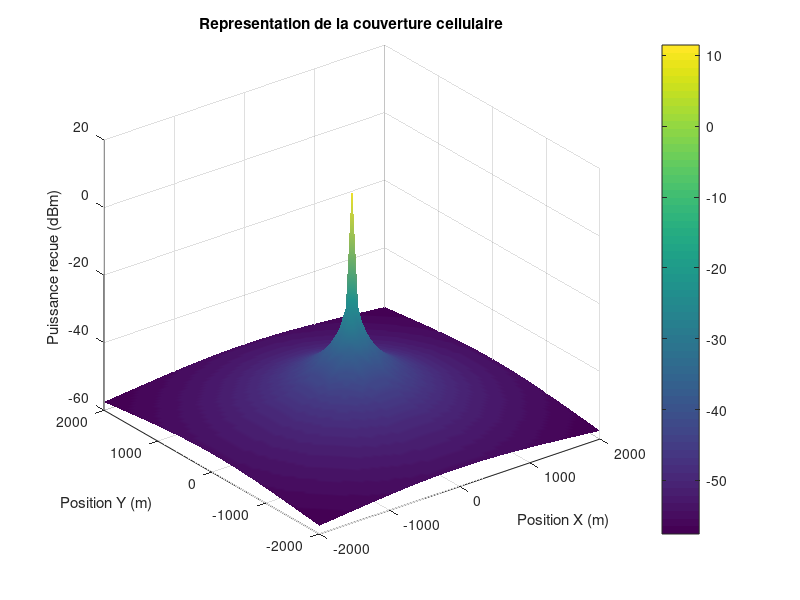
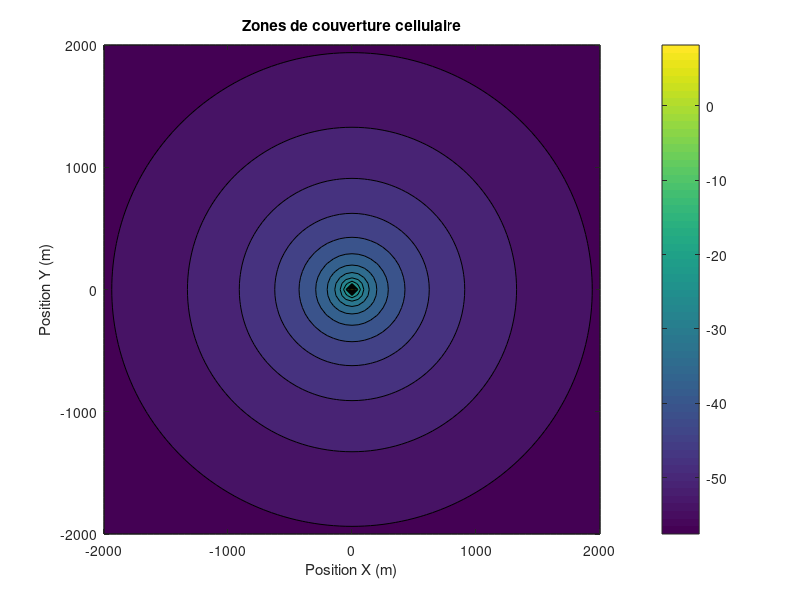
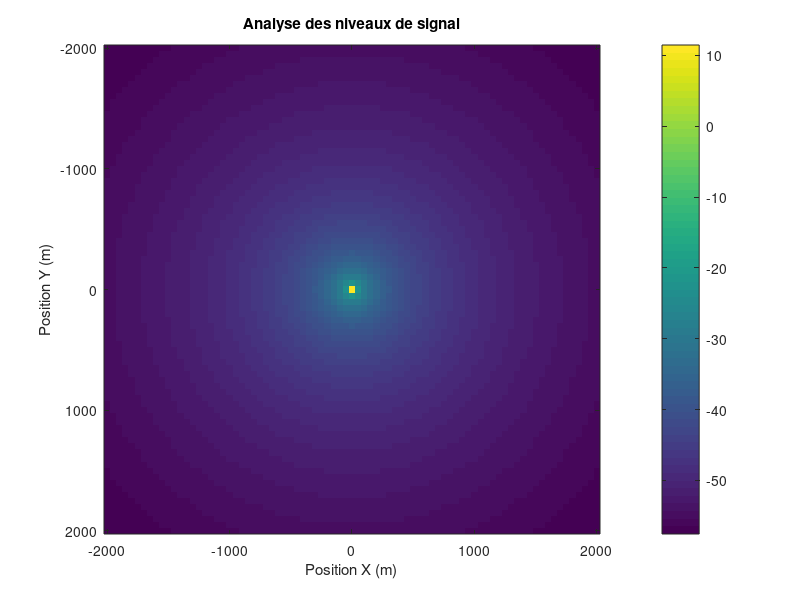

These figures' MATLAB source, in order:
% SIMULATION DE LA COUVERTURE CELLULAIRE
clear all;
close all;
clc;
%% PARAMETRES
Pt = 43;              % Puissance d'emission en dBm
f = 900e6;            % Frequence : 900 MHz
c = 3e8;              % Vitesse de la lumiere
%% CREATION DE LA ZONE CELLULAIRE
% Coordonnees de la surface etudiee
x = -2000:50:2000;
y = -2000:50:2000;
[X,Y] = meshgrid(x,y);
%% POSITION DE LA BTS
x_bts = 0;
y_bts = 0;
%% CALCUL DE LA DISTANCE ENTRE BTS ET UTILISATEUR
D = sqrt((X - x_bts).^2 + (Y - y_bts).^2);
% Eviter log(0)
D(D == 0) = 1;
%% CALCUL DE L'ATTENUATION
L = 20*log10(D) + 20*log10(f) - 147.55;
%% CALCUL DE LA PUISSANCE RECUE
Pr = Pt - L;
%% REPRESENTATION DE LA COUVERTURE CELLULAIRE
figure;
surf(X,Y,Pr);
shading interp;
colorbar;
xlabel('Position X (m)');
ylabel('Position Y (m)');
zlabel('Puissance recue (dBm)');
title('Representation de la couverture cellulaire');
%% VUE 2D DE LA COUVERTURE
figure;
contourf(X,Y,Pr,20);
colorbar;
xlabel('Position X (m)');
ylabel('Position Y (m)');
title('Zones de couverture cellulaire');
%% ANALYSE DES NIVEAUX DE SIGNAL
figure;
imagesc(x,y,Pr);
colorbar;
xlabel('Position X (m)');
ylabel('Position Y (m)');
title('Analyse des niveaux de signal');
%% INTERPRETATION
disp('===========================================');
disp('INTERPRETATION');
disp('===========================================');
disp('La puissance du signal est plus forte');
disp('a proximite de la BTS.');
disp('Lorsque la distance augmente,');
disp('le signal devient plus faible.');
disp('Les couleurs chaudes representent');
disp('un bon niveau de signal.');
disp('Les couleurs froides representent');
disp('un signal faible.');
disp('===========================================');
